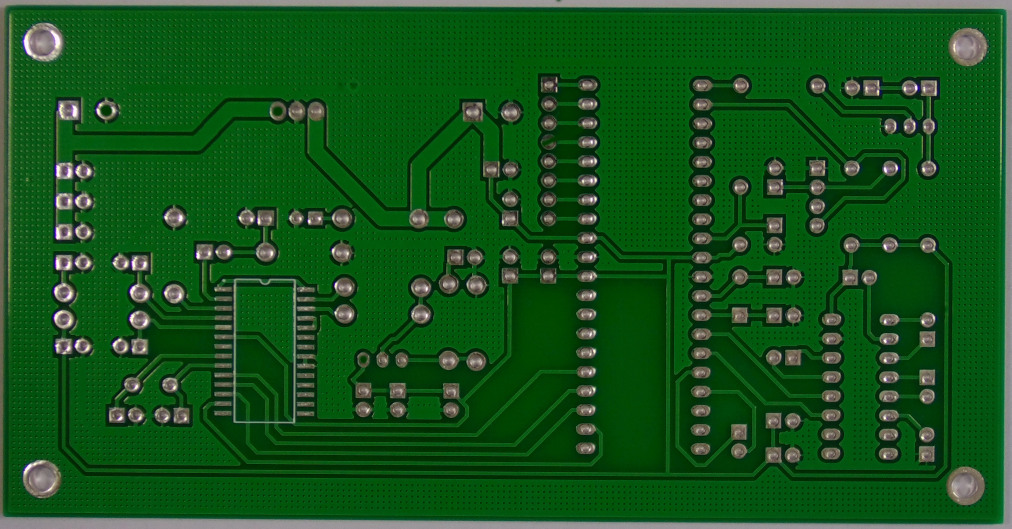
#> input picture backend/temp_test.jpg, 3034 x 1586 px (shown at 1/3 size); the run also reads 1 picture not shown here
$ python contour_detector.py ../../backend/temp_test.jpg --image ../../backend/temp_template.jpg
#> lines starting #> are read from the running program, lines starting #| are printed output that depends on the picture
"""
Contour Detector Module
=======================

Advanced contour detection and analysis for PCB defect regions.
Provides comprehensive tools for finding, filtering, analyzing, and
visualizing contours in binary defect masks.

Features:
---------
- Multiple contour retrieval modes (external, tree, list)
- Advanced contour filtering (area, perimeter, shape)
- Comprehensive contour property analysis
- Shape feature extraction (circularity, solidity, convexity)
- Contour approximation and smoothing
- Multi-level visualization with annotations
- Batch processing capabilities
- Integration with Module 1 mask outputs

Classes:
--------
- ContourMode: Enum for contour retrieval modes
- ContourProperties: Dataclass for contour measurements
- ContourDetector: Main class for contour detection and analysis

Author: PCB Defect Detection Team
Version: 1.0.0

Usage:
------
>>> from detection.contour_detector import ContourDetector
>>> detector = ContourDetector(min_area=50, max_area=10000)
>>> contours = detector.find_contours(binary_mask)
>>> properties = detector.analyze_contours(contours)
"""

import cv2
import numpy as np
from pathlib import Path
from typing import Tuple, Optional, Union, Dict, List, Any
from dataclasses import dataclass, field
from enum import Enum
import json
import time
import warnings

import sys
sys.path.insert(0, str(Path(__file__).parent.parent))


# ============================================================
# ENUMS AND CONSTANTS
# ============================================================

class ContourMode(Enum):
    """Contour retrieval modes."""
    EXTERNAL = cv2.RETR_EXTERNAL      # Only outermost contours
    LIST = cv2.RETR_LIST              # All contours, no hierarchy
    TREE = cv2.RETR_TREE              # Full hierarchy
    CCOMP = cv2.RETR_CCOMP            # Two-level hierarchy


class ContourApproximation(Enum):
    """Contour approximation methods."""
    NONE = cv2.CHAIN_APPROX_NONE      # All points
    SIMPLE = cv2.CHAIN_APPROX_SIMPLE  # Compress horizontal/vertical/diagonal
    TC89_L1 = cv2.CHAIN_APPROX_TC89_L1
    TC89_KCOS = cv2.CHAIN_APPROX_TC89_KCOS


class ShapeType(Enum):
    """Shape classification based on contour properties."""
    CIRCULAR = "circular"        # High circularity (> 0.7)
    RECTANGULAR = "rectangular"  # High solidity, low circularity
    IRREGULAR = "irregular"      # Low solidity
    ELONGATED = "elongated"      # High aspect ratio
    COMPACT = "compact"          # Low aspect ratio, moderate circularity


# Default color palette for visualization
COLORS = {
    'contour': (0, 255, 0),       # Green
    'bbox': (255, 0, 0),          # Blue (BGR)
    'centroid': (0, 0, 255),      # Red
    'hull': (255, 255, 0),        # Cyan
    'text': (255, 255, 255),      # White
    'highlight': (0, 165, 255),   # Orange
}


# ============================================================
# DATA CLASSES
# ============================================================

@dataclass
class ContourProperties:
    """
    Comprehensive properties of a single contour.

    Attributes
    ----------
    contour : np.ndarray
        The raw contour points
    area : float
        Area enclosed by the contour
    perimeter : float
        Arc length of the contour
    bounding_box : Tuple[int, int, int, int]
        (x, y, width, height) of bounding rectangle
    centroid : Tuple[int, int]
        (x, y) center of mass
    circularity : float
        4π × area / perimeter², 1.0 = perfect circle
    solidity : float
        area / convex_hull_area, 1.0 = convex shape
    aspect_ratio : float
        width / height of bounding box
    extent : float
        area / bounding_box_area, fill ratio
    convexity : float
        convex_hull_perimeter / contour_perimeter
    orientation : float
        Angle of the fitted ellipse (degrees)
    convex_hull : np.ndarray
        Points of the convex hull
    moments : Dict
        Raw image moments
    hu_moments : np.ndarray
        Hu moment invariants (7 values)
    fitted_ellipse : Optional[Tuple]
        ((cx, cy), (major, minor), angle) or None
    min_enclosing_circle : Tuple[Tuple[int, int], float]
        ((cx, cy), radius) of minimum enclosing circle
    shape_type : ShapeType
        Classified shape type
    """

    contour: np.ndarray
    area: float
    perimeter: float
    bounding_box: Tuple[int, int, int, int]
    centroid: Tuple[int, int]
    circularity: float
    solidity: float
    aspect_ratio: float
    extent: float
    convexity: float
    orientation: float
    convex_hull: np.ndarray
    moments: Dict
    hu_moments: np.ndarray
    fitted_ellipse: Optional[Tuple]
    min_enclosing_circle: Tuple[Tuple[int, int], float]
    shape_type: ShapeType
    index: int = 0

    # [57 lines left out: functions x, y, width, height, bbox_area, center and 2 more, not called in this run]

    def __repr__(self) -> str:
        return (f"ContourProperties(index={self.index}, area={self.area:.1f}, "
                f"shape={self.shape_type.value}, bbox={self.bounding_box})")


@dataclass
class DetectionResult:
    """
    Results from contour detection on a single image.

    Attributes
    ----------
    contours : List[np.ndarray]
        Raw contour arrays
    properties : List[ContourProperties]
        Analyzed properties for each contour
    hierarchy : np.ndarray
        Contour hierarchy (if applicable)
    image_shape : Tuple[int, int]
        (height, width) of source image
    processing_time : float
        Time taken for detection
    detection_params : Dict
        Parameters used for detection
    """

    contours: List[np.ndarray]
    properties: List[ContourProperties]
    hierarchy: Optional[np.ndarray]
    image_shape: Tuple[int, int]
    processing_time: float
    detection_params: Dict = field(default_factory=dict)

    @property
    def num_contours(self) -> int:
        return len(self.contours)

    @property
    def total_area(self) -> float:
        return sum(p.area for p in self.properties)

    @property
    def coverage_percent(self) -> float:
        """Percentage of image covered by contours."""
        img_area = self.image_shape[0] * self.image_shape[1]
        return (self.total_area / img_area) * 100 if img_area > 0 else 0

    # [4 lines left out: function get_largest, not called in this run]

    def filter_by_shape(self, shape_type: ShapeType) -> List[ContourProperties]:
        """Filter contours by shape type."""
        return [p for p in self.properties if p.shape_type == shape_type]

    def to_dict(self) -> Dict:
        return {
            'num_contours': self.num_contours,
            'total_area': round(self.total_area, 2),
            'coverage_percent': round(self.coverage_percent, 4),
            'image_shape': {'height': self.image_shape[0], 'width': self.image_shape[1]},
            'processing_time': round(self.processing_time, 4),
            'detection_params': self.detection_params,
            'contours': [p.to_dict() for p in self.properties]
        }


# ============================================================
# MAIN CONTOUR DETECTOR CLASS
# ============================================================

class ContourDetector:
    """
    Advanced contour detection and analysis for PCB defect regions.

    This class provides comprehensive tools for detecting, filtering,
    analyzing, and visualizing contours in binary defect masks.

    Attributes
    ----------
    min_area : int
        Minimum contour area to keep (filters noise)
    max_area : int
        Maximum contour area to keep (filters large regions)
    mode : ContourMode
        Contour retrieval mode
    approximation : ContourApproximation
        Contour approximation method

    Examples
    --------
    >>> detector = ContourDetector(min_area=50, max_area=10000)
    >>> result = detector.detect(binary_mask)
    >>> print(f"Found {result.num_contours} contours")
    >>>
    >>> # With filtering
    >>> detector.set_filters(min_circularity=0.5)
    >>> circular_result = detector.detect(mask)
    """

    # Default parameters
    DEFAULT_MIN_AREA = 50
    DEFAULT_MAX_AREA = 50000

    def __init__(
        self,
        min_area: int = DEFAULT_MIN_AREA,
        max_area: int = DEFAULT_MAX_AREA,
        mode: Union[str, ContourMode] = ContourMode.EXTERNAL,
        approximation: Union[str, ContourApproximation] = ContourApproximation.SIMPLE,
        verbose: bool = True
    ):
        """
        Initialize the ContourDetector.

        Parameters
        ----------
        min_area : int
            Minimum contour area to keep (filters noise)
        max_area : int
            Maximum contour area to keep (filters large false positives)
        mode : ContourMode or str
            Contour retrieval mode: 'external', 'list', 'tree', 'ccomp'
        approximation : ContourApproximation or str
            Contour approximation: 'none', 'simple', 'tc89_l1', 'tc89_kcos'
        verbose : bool
            Print progress messages
        """
        self.min_area = min_area
        self.max_area = max_area

        # Parse mode
        if isinstance(mode, str):
            mode = ContourMode[mode.upper()]
        self.mode = mode

        # Parse approximation
        if isinstance(approximation, str):
            approximation = ContourApproximation[approximation.upper()]
        self.approximation = approximation

        self.verbose = verbose

        # Advanced filters (optional)
        self._filters = {
            'min_circularity': None,
            'max_circularity': None,
            'min_solidity': None,
            'min_aspect_ratio': None,
            'max_aspect_ratio': None,
            'min_extent': None
        }

        if self.verbose:
            print(f"✓ ContourDetector initialized")
            print(f"   Area range: [{min_area}, {max_area}]")
            print(f"   Mode: {self.mode.name}")

    # ========================================================
    # FILTER CONFIGURATION
    # ========================================================

    # [46 lines left out: functions set_filters, clear_filters, not called in this run]

    # ========================================================
    # CORE DETECTION
    # ========================================================

    def find_contours(
        self,
        binary_mask: np.ndarray,
        apply_filters: bool = True
    ) -> Tuple[List[np.ndarray], Optional[np.ndarray]]:
        """
        Find contours in a binary mask.

        Parameters
        ----------
        binary_mask : np.ndarray
            Binary mask image (0 or 255)
        apply_filters : bool
            Whether to apply area and shape filters

        Returns
        -------
        tuple
            (list of contours, hierarchy array)
        """
        # Ensure proper format
        if len(binary_mask.shape) == 3:
            binary_mask = cv2.cvtColor(binary_mask, cv2.COLOR_BGR2GRAY)

        # Ensure binary
        if binary_mask.max() <= 1:
            binary_mask = (binary_mask * 255).astype(np.uint8)

        # Find contours
        contours, hierarchy = cv2.findContours(
            binary_mask.astype(np.uint8),
            self.mode.value,
            self.approximation.value
        )

        if not apply_filters:
            return list(contours), hierarchy

        # Apply area filter
        filtered = []
        for contour in contours:
            area = cv2.contourArea(contour)
            if area < self.min_area:
                continue
            if self.max_area and area > self.max_area:
                continue
            filtered.append(contour)

        return filtered, hierarchy

    # [131 lines left out: functions analyze_contour, _classify_shape, _apply_shape_filters, not called in this run]

    # ========================================================
    # MAIN DETECTION PIPELINE
    # ========================================================

    def detect(
        self,
        binary_mask: np.ndarray,
        analyze: bool = True
    ) -> DetectionResult:
        """
        Detect and analyze contours in a binary mask.

        This is the main entry point for contour detection.

        Parameters
        ----------
        binary_mask : np.ndarray
            Binary mask image
        analyze : bool
            Whether to compute full properties for each contour

        Returns
        -------
        DetectionResult
            Complete detection results
        """
        start_time = time.time()

        if self.verbose:
            print(f"\n🔍 Detecting contours...")

        # Find contours
        contours, hierarchy = self.find_contours(binary_mask, apply_filters=True)

        if self.verbose:
            print(f"   Found {len(contours)} contours (after area filter)")

        # Analyze each contour
        all_properties = []

        if analyze:
            for idx, contour in enumerate(contours):
                props = self.analyze_contour(contour, index=idx + 1)

                # Apply shape filters
                if self._apply_shape_filters(props):
                    all_properties.append(props)

            if self.verbose and len(all_properties) < len(contours):
                print(f"   After shape filters: {len(all_properties)} contours")

        elapsed = time.time() - start_time

        # Collect filtered contours based on properties
        filtered_contours = [p.contour for p in all_properties] if analyze else contours

        result = DetectionResult(
            contours=filtered_contours,
            properties=all_properties,
            hierarchy=hierarchy,
            image_shape=binary_mask.shape[:2],
            processing_time=elapsed,
            detection_params={
                'min_area': self.min_area,
                'max_area': self.max_area,
                'mode': self.mode.name,
                'filters': {k: v for k, v in self._filters.items() if v is not None}
            }
        )

        if self.verbose:
            print(f"   ✓ Detection complete in {elapsed:.3f}s")
            if all_properties:
                print(f"   Total contour area: {result.total_area:.0f} px")
                print(f"   Image coverage: {result.coverage_percent:.4f}%")

        return result

    # ========================================================
    # VISUALIZATION
    # ========================================================

    def visualize_contours(
        self,
        image: np.ndarray,
        result: DetectionResult,
        draw_contours: bool = True,
        draw_bboxes: bool = True,
        draw_centroids: bool = True,
        draw_hulls: bool = False,
        draw_labels: bool = True,
        contour_color: Tuple[int, int, int] = COLORS['contour'],
        bbox_color: Tuple[int, int, int] = COLORS['bbox'],
        contour_thickness: int = 2,
        bbox_thickness: int = 1
    ) -> np.ndarray:
        """
        Visualize detected contours on an image.

        Parameters
        ----------
        image : np.ndarray
            Image to draw on (will be copied)
        result : DetectionResult
            Detection results
        draw_contours : bool
            Draw contour outlines
        draw_bboxes : bool
            Draw bounding boxes
        draw_centroids : bool
            Draw centroid points
        draw_hulls : bool
            Draw convex hulls
        draw_labels : bool
            Draw labels with properties
        contour_color : tuple
            BGR color for contours
        bbox_color : tuple
            BGR color for bounding boxes
        contour_thickness : int
            Contour line thickness
        bbox_thickness : int
            Bounding box line thickness

        Returns
        -------
        np.ndarray
            Annotated image
        """
        # Convert to BGR if grayscale
        if len(image.shape) == 2:
            vis = cv2.cvtColor(image, cv2.COLOR_GRAY2BGR)
        else:
            vis = image.copy()

        for props in result.properties:
            # Draw contour
            if draw_contours:
                cv2.drawContours(vis, [props.contour], 0, contour_color, contour_thickness)

            # Draw convex hull
            if draw_hulls:
                cv2.drawContours(vis, [props.convex_hull], 0, COLORS['hull'], 1)

            # Draw bounding box
            if draw_bboxes:
                x, y, w, h = props.bounding_box
                cv2.rectangle(vis, (x, y), (x + w, y + h), bbox_color, bbox_thickness)

            # Draw centroid
            if draw_centroids:
                cx, cy = props.centroid
                cv2.circle(vis, (cx, cy), 4, COLORS['centroid'], -1)

            # Draw label
            if draw_labels:
                x, y, w, h = props.bounding_box
                label = f"#{props.index} A:{int(props.area)}"

                # Background for text
                (text_w, text_h), baseline = cv2.getTextSize(
                    label, cv2.FONT_HERSHEY_SIMPLEX, 0.4, 1
                )
                cv2.rectangle(
                    vis,
                    (x, y - text_h - 6),
                    (x + text_w + 4, y),
                    (0, 0, 0),
                    -1
                )
                cv2.putText(
                    vis, label,
                    (x + 2, y - 4),
                    cv2.FONT_HERSHEY_SIMPLEX, 0.4,
                    COLORS['text'], 1
                )

        return vis

    # [133 lines left out: function create_analysis_visualization, not called in this run]

    # ========================================================
    # UTILITY METHODS
    # ========================================================

    def print_contour_table(self, result: DetectionResult) -> None:
        """Print formatted table of contour properties."""
        print(f"\n{'='*90}")
        print("CONTOUR ANALYSIS")
        print(f"{'='*90}")
        print(f"{'#':<4} {'Area':<10} {'Perim':<10} {'BBox (x,y,w,h)':<22} "
              f"{'Circ':<8} {'Solid':<8} {'Shape':<12}")
        print(f"{'-'*90}")

        for p in result.properties:
            bbox_str = f"({p.x},{p.y},{p.width},{p.height})"
            print(f"{p.index:<4} {p.area:<10.1f} {p.perimeter:<10.1f} {bbox_str:<22} "
                  f"{p.circularity:<8.3f} {p.solidity:<8.3f} {p.shape_type.value:<12}")

        print(f"{'='*90}")
        print(f"Total: {result.num_contours} contours, {result.total_area:.0f} px total area")

    def get_contour_centers(self, result: DetectionResult) -> np.ndarray:
        """Get array of contour centroids."""
        return np.array([p.centroid for p in result.properties])

    def get_bounding_boxes(self, result: DetectionResult) -> List[Tuple[int, int, int, int]]:
        """Get list of bounding boxes."""
        return [p.bounding_box for p in result.properties]

    # [36 lines left out: function expand_bounding_box, not called in this run]

    def save_results(
        self,
        result: DetectionResult,
        output_path: Union[str, Path]
    ) -> None:
        """Save detection results to JSON."""
        output_path = Path(output_path)
        output_path.parent.mkdir(parents=True, exist_ok=True)

        with open(output_path, 'w') as f:
            json.dump(result.to_dict(), f, indent=2)

        if self.verbose:
            print(f"   ✓ Results saved to: {output_path}")


# ============================================================
# MAIN / CLI
# ============================================================

def main():
    """Command-line interface for contour detection."""
    import argparse

    parser = argparse.ArgumentParser(
        description='PCB Defect Contour Detection'
    )

    parser.add_argument(
        'mask_path',
        type=str,
        help='Path to binary mask image'
    )

    parser.add_argument(
        '-i', '--image',
        type=str,
        help='Path to original image for visualization'
    )

    parser.add_argument(
        '-o', '--output',
        type=str,
        default='outputs/contours',
        help='Output directory'
    )

    parser.add_argument(
        '--min-area',
        type=int,
        default=50,
        help='Minimum contour area'
    )

    parser.add_argument(
        '--max-area',
        type=int,
        default=10000,
        help='Maximum contour area'
    )

    parser.add_argument(
        '-v', '--visualize',
        action='store_true',
        help='Show visualization'
    )

    args = parser.parse_args()

    # Load mask
    mask = cv2.imread(args.mask_path, cv2.IMREAD_GRAYSCALE)
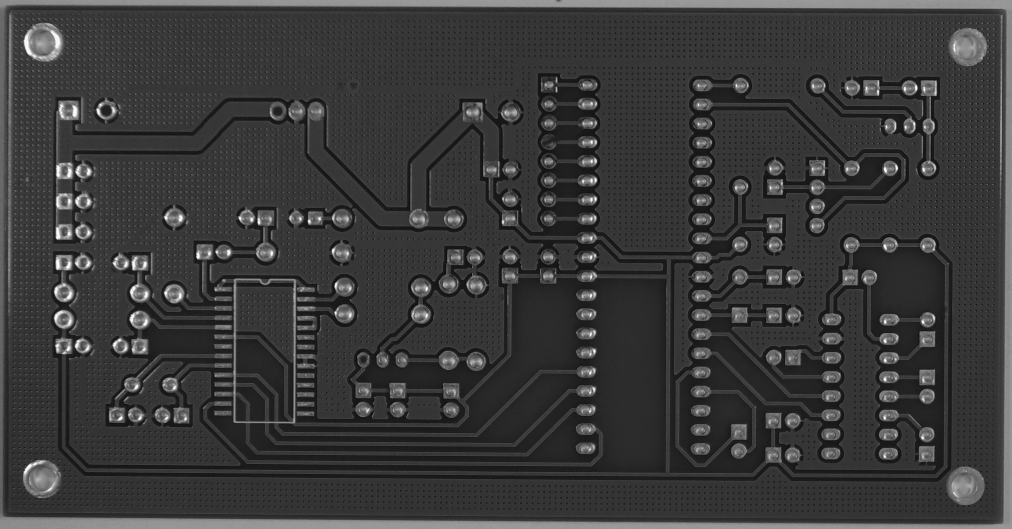
#> mask: shape (1586, 3034) (shown at 1/3 size); min 2, max 255, mean 58.2
    if mask is None:
        print(f"Error: Could not load mask from {args.mask_path}")
        return 1

    # Load image if provided
    image = None
    if args.image:
        image = cv2.imread(args.image)
        if image is None:
            print(f"Warning: Could not load image from {args.image}")
            image = mask
    else:
        image = mask

    # Detect
    detector = ContourDetector(
        min_area=args.min_area,
        max_area=args.max_area,
        verbose=True
    )

    result = detector.detect(mask)
#> in find_contours, `contours, hierarchy = cv2.findContours( binary_mask.astype(np.uint8), ..`: contours = [[[0, 0], [0, 1585], [3033, 1585], [3033, 0]]]
#> the loop in find_contours, `for contour in contours:` made 1 pass
#> (contour, area) on pass 1: ([[0, 0], [0, 1585], [3033, 1585], [3033, 0]], 4807305)
#> after the loop in find_contours, `for contour in contours:`: filtered = []
#|    Found 0 contours (after area filter)

    # Print table
    detector.print_contour_table(result)

    # Save results
    output_dir = Path(args.output)
    output_dir.mkdir(parents=True, exist_ok=True)

    detector.save_results(result, output_dir / 'detection_results.json')

    # Visualization
    vis = detector.visualize_contours(image, result)
    cv2.imwrite(str(output_dir / 'contours_visualization.png'), vis)

    if args.visualize:
        import matplotlib.pyplot as plt
        fig = detector.create_analysis_visualization(image, mask, result)
        plt.show()

    return 0


if __name__ == '__main__':
    exit(main())
#> (the program exits here)
